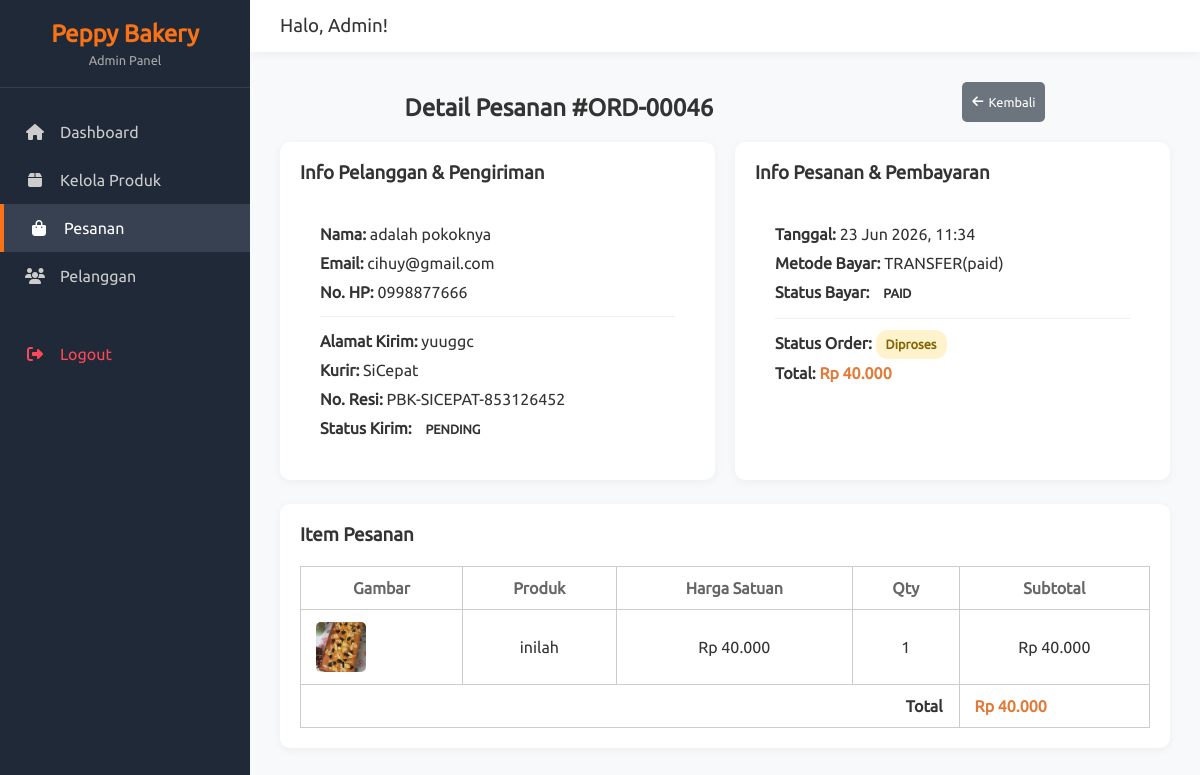
The app's page /admin/order_detail_admin.php?id=46 (signed in) with its own data.
### tables this page shows
CREATE TABLE `orders` (
  `id_order` int(11) NOT NULL,
  `id_user` int(11) DEFAULT NULL,
  `tgl_order` datetime DEFAULT current_timestamp(),
  `ttl_harga` decimal(10,2) NOT NULL,
  `status_order` varchar(50) DEFAULT NULL
);

CREATE TABLE `users` (
  `id_user` int(11) NOT NULL,
  `nama` varchar(100) NOT NULL,
  `email` varchar(100) NOT NULL,
  `password` varchar(255) NOT NULL,
  `no_hp` varchar(15) DEFAULT NULL,
  `alamat` text DEFAULT NULL,
  `role` enum('admin','customer') NOT NULL DEFAULT 'customer',
  `created_at` timestamp NOT NULL DEFAULT current_timestamp()
);

CREATE TABLE `shipping` (
  `id_shipping` int(11) NOT NULL,
  `id_order` int(11) DEFAULT NULL,
  `alamat_kirim` text NOT NULL,
  `kurir` varchar(50) DEFAULT NULL,
  `no_resi` varchar(100) DEFAULT NULL,
  `status_kirim` varchar(50) DEFAULT NULL
);

CREATE TABLE `payments` (
  `id_payment` int(11) NOT NULL,
  `id_order` int(11) DEFAULT NULL,
  `metode_nayar` varchar(50) DEFAULT NULL,
  `status_bayar` varchar(50) DEFAULT NULL,
  `bukti_bayar` varchar(255) NOT NULL
);

CREATE TABLE `order_details` (
  `id_detail` int(11) NOT NULL,
  `id_order` int(11) DEFAULT NULL,
  `id_produk` int(11) DEFAULT NULL,
  `nama_produk` varchar(150) DEFAULT NULL,
  `harga` decimal(10,2) NOT NULL,
  `qty` int(11) NOT NULL,
  `sub_total` decimal(10,2) NOT NULL
);

CREATE TABLE `products` (
  `id_produk` int(11) NOT NULL,
  `nama_produk` varchar(150) NOT NULL,
  `deskripsi` text DEFAULT NULL,
  `harga` decimal(10,2) NOT NULL,
  `stok` int(11) NOT NULL DEFAULT 0,
  `foto` varchar(255) DEFAULT NULL,
  `berat` varchar(50) DEFAULT NULL,
  `ketahanan` varchar(100) DEFAULT NULL
);

### admin/order_detail_admin.php (the view, shortened to what this page needs)
<?php
include 'layouts/admin_header.php';
$pdo = getDB();
$id  = (int)($_GET['id'] ?? 0);
$stmt = $pdo->prepare(
    'SELECT o.*, u.nama AS customer_name, u.email AS customer_email, u.no_hp AS customer_phone,
            s.alamat_kirim, s.kurir, s.no_resi, s.status_kirim,
            p.metode_nayar, p.status_bayar, p.bukti_bayar
    FROM orders o
    JOIN users u ON u.id_user = o.id_user
    LEFT JOIN shipping s ON s.id_order = o.id_order
    LEFT JOIN payments p ON p.id_order = o.id_order
    WHERE o.id_order = ? LIMIT 1'
);
$stmt->execute([$id]);
$order = $stmt->fetch();
$items = $pdo->prepare(
    'SELECT od.*, p.foto FROM order_details od
    LEFT JOIN products p ON p.id_produk = od.id_produk
    WHERE od.id_order = ?'
);
$items->execute([$id]);
$items = $items->fetchAll();
$status_label = [
    'pending'    => 'Pending',
    'diproses'   => 'Diproses',
    'dikirim'    => 'Dikirim',
    'selesai'    => 'Selesai',
    'dibatalkan' => 'Dibatalkan',
];
$status_class = [
    'pending'    => 'status-pill--warning',
    'diproses'   => 'status-pill--processing',
    'dikirim'    => 'status-pill--shipped',
    'selesai'    => 'status-pill--done',
    'dibatalkan' => 'status-pill--cancelled',
];
?>
<div class="header-place" style="margin-bottom:20px;">
    <h2 style="margin-top:12px;">Detail Pesanan #ORD-<?= str_pad($order['id_order'], 5, '0', STR_PAD_LEFT) ?></h2>
    <a href="orders_admin.php" class="btn-secondary btn-sm"><i class="fas fa-arrow-left"></i> Kembali</a>
</div>
<div style="display:grid;grid-template-columns:1fr 1fr;gap:20px;margin-bottom:24px;">
    <div class="table-container" style="margin-bottom:0;">
        <div class="table-header">
            <h3>Info Pelanggan & Pengiriman</h3>
        </div>
        <div style="padding:16px 20px;line-height:1.8;">
            <p><strong>Nama:</strong> <?= htmlspecialchars($order['customer_name']) ?></p>
            <p><strong>Email:</strong> <?= htmlspecialchars($order['customer_email']) ?></p>
            <p><strong>No. HP:</strong> <?= htmlspecialchars($order['customer_phone']) ?></p>
            <hr style="margin:10px 0;border:0;border-top:1px solid #eee;">
            <p><strong>Alamat Kirim:</strong> <?= nl2br(htmlspecialchars($order['alamat_kirim'])) ?></p>
            <p><strong>Kurir:</strong> <?= htmlspecialchars($order['kurir'] ?: '-') ?></p>
            <p><strong>No. Resi:</strong> <?= htmlspecialchars($order['no_resi'] ?: '-') ?></p>
            <p><strong>Status Kirim:</strong> <span class="status-pill"><?= strtoupper($order['status_kirim'] ?: 'pending') ?></span></p>
        </div>
    </div>
    <div class="table-container" style="margin-bottom:0;">
        <div class="table-header">
            <h3>Info Pesanan & Pembayaran</h3>
        </div>
        <div style="padding:16px 20px;line-height:1.8;">
            <p><strong>Tanggal:</strong> <?= date('d M Y, H:i', strtotime($order['tgl_order'])) ?></p>
            <p><strong>Metode Bayar:</strong>
                <?php
                    $display_metode = strtoupper($order['metode_nayar']);
                    if (($order['status_bayar'] ?? 'unpaid') === 'paid') {
                        $display_metode .= '(paid)';
                    }
                    echo htmlspecialchars($display_metode);
                ?>
            </p>
            <p><strong>Status Bayar:</strong> <span class="status-pill"><?= strtoupper($order['status_bayar'] ?: 'unpaid') ?></span></p>
            <hr style="margin:10px 0;border:0;border-top:1px solid #eee;">
            <p><strong>Status Order:</strong>
                <span class="status-pill <?= $status_class[$order['status_order']] ?? '' ?>">
                    <?= $status_label[$order['status_order']] ?? $order['status_order'] ?>
                </span>
            </p>
            <p><strong>Total:</strong> <span style="color:#e07b39;font-weight:700;">Rp <?= number_format($order['ttl_harga'], 0, ',', '.') ?></span></p>
        </div>
    </div>
</div>
<div class="table-container">
    <div class="table-header">
        <h3>Item Pesanan</h3>
    </div>
    <table>
        <thead>
            <tr>
                <th>Gambar</th>
                <th>Produk</th>
                <th>Harga Satuan</th>
                <th>Qty</th>
                <th>Subtotal</th>
            </tr>
        </thead>
        <tbody>
            <?php foreach ($items as $item): ?>
                <tr>
                    <td>
                        <img src="<?= htmlspecialchars($item['foto'] ?: 'https://via.placeholder.com/50') ?>"
                            class="table-thumb" alt="<?= htmlspecialchars($item['nama_produk']) ?>">
                    </td>
                    <td><?= htmlspecialchars($item['nama_produk']) ?></td>
                    <td>Rp <?= number_format($item['harga'], 0, ',', '.') ?></td>
                    <td><?= $item['qty'] ?></td>
                    <td>Rp <?= number_format($item['sub_total'], 0, ',', '.') ?></td>
                </tr>
            <?php endforeach; ?>
        </tbody>
        <tfoot>
            <tr>
                <td colspan="4" style="text-align:right;font-weight:700;padding:12px 16px;">Total</td>
                <td style="font-weight:700;color:#e07b39;">Rp <?= number_format($order['ttl_harga'], 0, ',', '.') ?></td>
            </tr>
        </tfoot>
    </table>
</div>
<?php include 'layouts/admin_footer.php'; ?>

### assets/css/admin.css (style rules this page uses)
:root { --admin-bg: #f8f9fa; --admin-sidebar: #1F2937; --admin-sidebar-hover: #374151; --admin-primary: #F97316; --admin-text: #333; --admin-white: #fff; }
* { margin: 0; padding: 0; box-sizing: border-box; font-family: "Ubuntu", sans-serif; }
body { background-color: var(--admin-bg); color: var(--admin-text); display: flex; min-height: 100vh; }
.header-place { display: flex; justify-content: space-around; }
.table-container { background: var(--admin-white); border-radius: 10px; padding: 20px; box-shadow: 0 2px 10px rgba(0, 0, 0, 0.05); }
.table-header { display: flex; justify-content: space-between; align-items: center; margin-bottom: 20px; }
table { width: 100%; border-collapse: collapse; }
th, td { padding: 12px 15px; text-align: left; border-bottom: 1px solid #eee; }
th { color: #666; font-weight: 600; }
.btn-sm { padding: 5px 10px; font-size: 0.8rem; }
.btn-sm { display: flex; align-items: center; justify-content: center; gap: 5px; }
thead tr th { text-align: center; }
tbody tr td { text-align: center; }
tr th { border: 1px solid #ccc; }
td { border: 1px solid #ccc; }
.status-pill { display: inline-block; padding: 3px 10px; border-radius: 12px; font-size: 0.8rem; font-weight: 600; }
.status-pill--processing { background: #fff3cd; color: #856404; }
.table-thumb { width: 50px; height: 50px; object-fit: cover; border-radius: 5px; display: block; }
.btn-secondary { background: #6c757d; color: white; padding: 5px 10px; border: none; border-radius: 5px; cursor: pointer; font-size: 0.8rem; text-decoration: none; transition: background 0.2s; }

### records on screen
orders: id_order "00046", id_user.nama "adalah pokoknya", id_user.email "cihuy@gmail.com", id_user.no_hp "0998877666", shipping.alamat_kirim "yuuggc", shipping.kurir "SiCepat", shipping.no_resi "PBK-SICEPAT-853126452", shipping.status_kirim "PENDING", tgl_order "23 Jun 2026, 11:34", payments.metode_nayar+status_bayar "TRANSFER(paid)", payments.status_bayar "PAID", status_order "Diproses", ttl_harga "40.000"
order_details: id_produk.foto (picture), nama_produk "inilah", harga "40.000", qty "1", sub_total "40.000"
